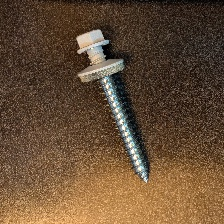
#> input picture ece471_data/dataset/screws/train/good/class1/PXL_20250109_174445976.MP.jpg, 224 x 224 px; its folder holds only this picture in this run
$ python rotate.py
#> lines starting #> are read from the running program, lines starting #| are printed output that depends on the picture
import os
from PIL import Image


def rotate_and_save_image(image_path):

    with Image.open(image_path) as img:
#> img is the input picture: PIL image 224x224 RGB; mean R, G, B 101.8, 77.2, 53.7
        base_name = os.path.splitext(os.path.basename(image_path))[0]

        for i in range(1, 4):
            rotated_img = img.rotate(90 * i, expand=True)
            new_image_name = f"{base_name}_rotate{i}.jpg"
            new_image_path = os.path.join('ece471_data/dataset/screws/train/good/class1', new_image_name)
            rotated_img.save(new_image_path)
            print(f"Saved rotated image: {new_image_name}")
#> this loop made 3 passes
#> pass 1, in rotate_and_save_image, `rotated_img = img.rotate(90 * i, expand=True)`:
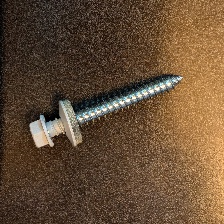
#> rotated_img: PIL image 224x224 RGB; mean R, G, B 101.8, 77.2, 53.7
#> pass 2, in rotate_and_save_image, `rotated_img = img.rotate(90 * i, expand=True)`:
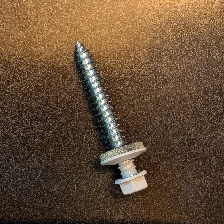
#> rotated_img: PIL image 224x224 RGB; mean R, G, B 101.8, 77.2, 53.7
#> pass 3, in rotate_and_save_image, `rotated_img = img.rotate(90 * i, expand=True)`:
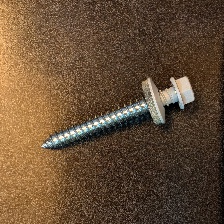
#> rotated_img: PIL image 224x224 RGB; mean R, G, B 101.8, 77.2, 53.7

def main():

    cwd = os.getcwd()
    cwd = os.path.join(cwd, 'ece471_data/dataset/screws/train/good/class1')

    for file_name in os.listdir(cwd):
        if file_name.lower().endswith('.jpg'):
            image_path = os.path.join(cwd, file_name)
            rotate_and_save_image(image_path)

if __name__ == "__main__":
    main()

$ run again, on ece471_data/dataset/screws/train/good/class1/PXL_20250109_174505871.MP.jpg
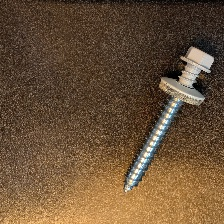
#> input picture ece471_data/dataset/screws/train/good/class1/PXL_20250109_174505871.MP.jpg, 224 x 224 px
#> in rotate_and_save_image, img is the input picture: PIL image 224x224 RGB; mean R, G, B 105, 80.4, 55.1
#> the loop in rotate_and_save_image, `for i in range(1, 4):` made 3 passes
#> pass 1, in rotate_and_save_image, `rotated_img = img.rotate(90 * i, expand=True)`:
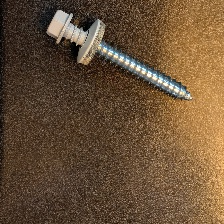
#> rotated_img: PIL image 224x224 RGB; mean R, G, B 105, 80.4, 55.1
#> pass 3, in rotate_and_save_image, `rotated_img = img.rotate(90 * i, expand=True)`:
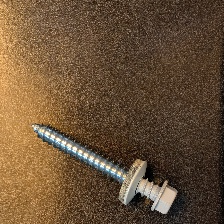
#> rotated_img: PIL image 224x224 RGB; mean R, G, B 105, 80.4, 55.1

$ run again, on ece471_data/dataset/screws/train/good/class1/PXL_20250109_174505871.MP_rotate1.jpg
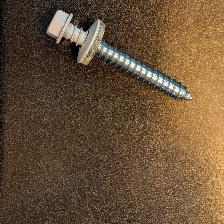
#> input picture ece471_data/dataset/screws/train/good/class1/PXL_20250109_174505871.MP_rotate1.jpg, 224 x 224 px
#> in rotate_and_save_image, img is the input picture: PIL image 224x224 RGB; mean R, G, B 105, 80.4, 55.4
#> the loop in rotate_and_save_image, `for i in range(1, 4):` made 3 passes
#> pass 1, in rotate_and_save_image, `rotated_img = img.rotate(90 * i, expand=True)`:
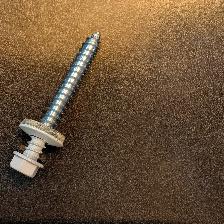
#> rotated_img: PIL image 224x224 RGB; mean R, G, B 105, 80.4, 55.4
#> pass 3, in rotate_and_save_image, `rotated_img = img.rotate(90 * i, expand=True)`:
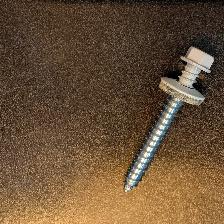
#> rotated_img: PIL image 224x224 RGB; mean R, G, B 105, 80.4, 55.4

$ run again, on ece471_data/dataset/screws/train/good/class1/PXL_20250109_174505871.MP_rotate2.jpg
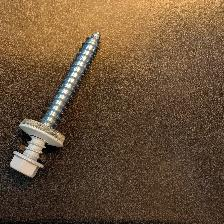
#> input picture ece471_data/dataset/screws/train/good/class1/PXL_20250109_174505871.MP_rotate2.jpg, 224 x 224 px
#> in rotate_and_save_image, img is the input picture: PIL image 224x224 RGB; mean R, G, B 105, 80.4, 55.4
#> the loop in rotate_and_save_image, `for i in range(1, 4):` made 3 passes
#> pass 1, in rotate_and_save_image, `rotated_img = img.rotate(90 * i, expand=True)`:
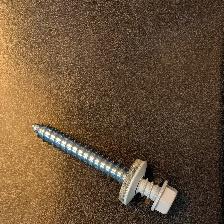
#> rotated_img: PIL image 224x224 RGB; mean R, G, B 105, 80.4, 55.4
#> pass 3, in rotate_and_save_image, `rotated_img = img.rotate(90 * i, expand=True)`:
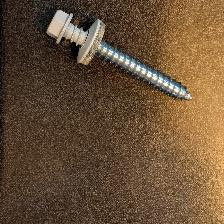
#> rotated_img: PIL image 224x224 RGB; mean R, G, B 105, 80.4, 55.4

$ run again, on ece471_data/dataset/screws/train/good/class1/PXL_20250109_174445976.MP_rotate1.jpg
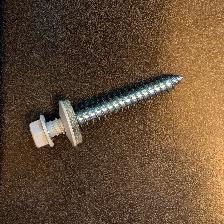
#> input picture ece471_data/dataset/screws/train/good/class1/PXL_20250109_174445976.MP_rotate1.jpg, 224 x 224 px
#> in rotate_and_save_image, img is the input picture: PIL image 224x224 RGB; mean R, G, B 101.9, 77.1, 53.9
#> the loop in rotate_and_save_image, `for i in range(1, 4):` made 3 passes
#> pass 1, in rotate_and_save_image, `rotated_img = img.rotate(90 * i, expand=True)`:
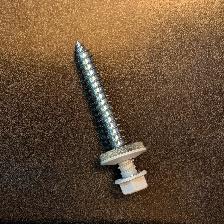
#> rotated_img: PIL image 224x224 RGB; mean R, G, B 101.9, 77.1, 53.9
#> pass 3, in rotate_and_save_image, `rotated_img = img.rotate(90 * i, expand=True)`:
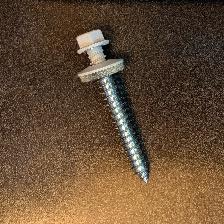
#> rotated_img: PIL image 224x224 RGB; mean R, G, B 101.9, 77.1, 53.9
